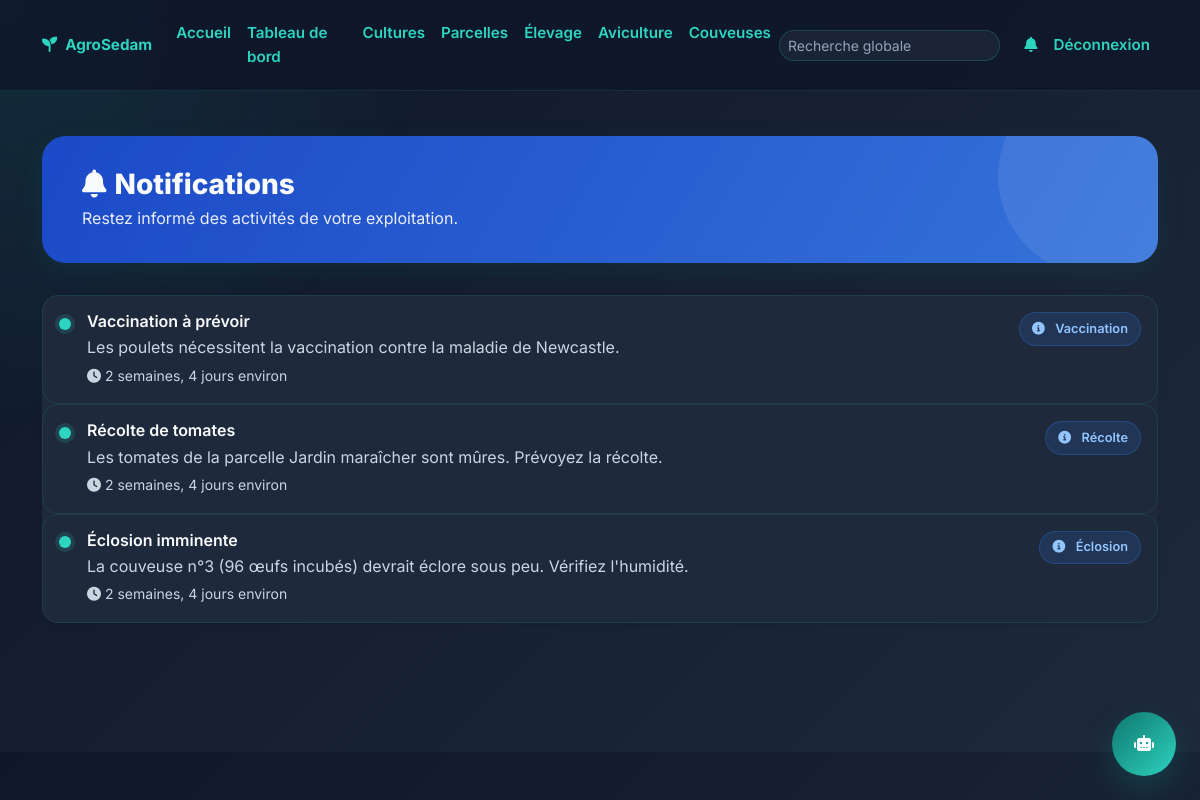
The app's page /notifications/ (signed in) with its own data.
### gestion/models.py (models this page shows, shortened)
class Notification(models.Model):
    TYPE_CHOICES = [
        ('vaccination', 'Vaccination'),
        ('harvest', 'Récolte'),
        ('hatching', 'Éclosion'),
        ('birth', 'Naissance'),
        ('disease', 'Maladie'),
    ]
    title = models.CharField(max_length=150)
    message = models.TextField()
    notification_type = models.CharField(max_length=20, choices=TYPE_CHOICES)
    is_read = models.BooleanField(default=False)
    created_at = models.DateTimeField(auto_now_add=True)
    class Meta:
        verbose_name = 'Notification'
        verbose_name_plural = 'Notifications'
        ordering = ['-created_at']

### gestion/views.py (the view)
# urls.py: path('notifications/', views.notifications_view, name='notifications'),
@login_required
def notifications_view(request):
    items = Notification.objects.all()
    return render(request, 'gestion/notifications.html', {'items': items})

### templates/gestion/notifications.html (shortened to what this page needs)
{% extends 'base.html' %}
{% load static %}
{% block content %}
<div class="container py-5 page-transition">
    <div class="section-header d-flex justify-content-between align-items-center flex-wrap gap-3 fade-in-up blue">
        <div>
            <h2 class="mb-1"><i class="fas fa-bell me-2"></i>Notifications</h2>
            <p>Restez informé des activités de votre exploitation.</p>
        </div>
    </div>
    <div class="row g-4 fade-in-up delay-1">
        <div class="col-12">
            <div class="card border-0 shadow-sm rounded-4">
                <div class="card-body p-0">
                    {% for item in items %}
                    <div class="activity-item border-bottom">
                        <div class="activity-dot"></div>
                        <div class="flex-grow-1">
                            <div class="d-flex justify-content-between align-items-start flex-wrap gap-2">
                                <div>
                                    <h6 class="mb-1 fw-semibold">{{ item.title }}</h6>
                                    <p class="mb-0 text-muted">{{ item.message }}</p>
                                </div>
                                <span class="status-badge info"><i class="fas fa-info-circle me-1"></i>{{ item.get_notification_type_display }}</span>
                            </div>
                            <small class="text-muted mt-1 d-block"><i class="fas fa-clock me-1"></i>{{ item.created_at|timesince }} environ</small>
                        </div>
                    </div>
                    {% empty %}
                    <div class="empty-state fade-in-up">
                        <i class="fas fa-bell text-blue"></i>
                        <h4>Aucune notification</h4>
                        <p>Vous n'avez pas encore de notifications. Elles apparaîtront ici.</p>
                    </div>
                    {% endfor %}
                </div>
            </div>
        </div>
    </div>
</div>
{% endblock %}

### static/css/style.css (style rules this page uses)
:root { --primary: #0f766e; --secondary: #115e59; --accent: #2dd4bf; --pastel: #5eead4; --beige: #F5F5DC; --white: #f8fafc; --soft: #1e293b; --text: #f1f5f9; --muted: #94a3b8; --teal: #0d9488; --teal-light: #2dd4bf; --orange: #f59e0b; --orange-light: #fbbf24; --blue: #3b82f6; --blue-light: #60a5fa; --purple: #8b5cf6; --purple-light: #a78bfa; --pink: #ec4899; --pink-light: #f472b6; --radius-sm: 12px; --radius-md: 20px; --radius-lg: 24px; --shadow-sm: 0 4px 14px rgba(0, 0, 0, .25); --shadow-md: 0 8px 24px rgba(15, 118, 110, .15); --shadow-lg: 0 16px 40px rgba(15, 118, 110, .25); --shadow-xl: 0 20px 50px rgba(0, 0, 0, .35); }
* { box-sizing: border-box; }
html { scroll-behavior: smooth; }
body { font-family: 'Inter', -apple-system, BlinkMacSystemFont, sans-serif; background: linear-gradient(135deg, #0f172a 0%, #1e293b 100%); color: var(--text); line-height: 1.6; overflow-x: hidden; }
body::before { content: ''; position: fixed; inset: 0; background: radial-gradient(circle at top left, rgba(45,212,191,.12), transparent 30%); pointer-events: none; z-index: -1; }
.card { transition: transform .3s ease, box-shadow .3s ease; border-radius: 1.2rem; border: 1px solid rgba(45, 212, 191, .08); background: #1e293b; }
.status-badge { display: inline-flex; align-items: center; gap: .4rem; padding: .35rem .75rem; border-radius: 999px; font-size: .8rem; font-weight: 600; border: 1px solid transparent; }
.status-badge.info { background: rgba(59, 130, 246, .15); color: #93c5fd; border-color: rgba(59, 130, 246, .25); }
.section-header { background: linear-gradient(120deg, rgba(15, 118, 110, .95), rgba(45, 212, 191, .85)); color: #fff; border-radius: var(--radius-lg); padding: 2rem 2.5rem; margin-bottom: 2rem; position: relative; overflow: hidden; box-shadow: var(--shadow-md); }
.section-header::after { content: ''; position: absolute; width: 200px; height: 200px; background: rgba(255, 255, 255, .08); border-radius: 50%; right: -40px; top: -60px; pointer-events: none; }
.section-header.blue { background: linear-gradient(120deg, rgba(29,78,216,.9), rgba(59,130,246,.85)); }
.section-header h2 { font-weight: 800; margin-bottom: .25rem; font-size: 1.75rem; position: relative; z-index: 1; }
.section-header p { color: rgba(255, 255, 255, .9); margin-bottom: 0; font-size: 1rem; position: relative; z-index: 1; }
.activity-item { display: flex; align-items: flex-start; gap: 1rem; padding: 1rem; border-radius: 16px; transition: all .25s ease; border: 1px solid transparent; color: var(--text); }
.activity-dot { width: 12px; height: 12px; border-radius: 50%; background: var(--accent); margin-top: .35rem; flex-shrink: 0; box-shadow: 0 0 0 4px rgba(45, 212, 191, .15); }
.fade-in-up { animation: fadeInUp .6s ease both; }
.delay-1 { animation-delay: .1s; }
.text-muted, .text-muted * { color: #cbd5e1 !important; }
small, .small { color: #cbd5e1; }
h1, h2, h3, h4, h5, h6 { color: #f8fafc; }
p, span, div { color: inherit; }
.border-top, .border-bottom, .border-start, .border-end { border-color: rgba(45, 212, 191, .12) !important; }
.page-transition { animation: fadeInUp .5s ease; }
body { padding-bottom: 2rem; }

### records on screen
Notification: title "Vaccination à prévoir", message "Les poulets nécessitent la vaccination contre la maladie de Newcastle.", notification_type "Vaccination", created_at "2 semaines, 4 jours"
Notification: title "Récolte de tomates", message "Les tomates de la parcelle Jardin maraîcher sont mûres. Prévoyez la récolte.", notification_type "Récolte", created_at "2 semaines, 4 jours"
Notification: title "Éclosion imminente", message "La couveuse n°3 (96 œufs incubés) devrait éclore sous peu. Vérifiez l'humidité.", notification_type "Éclosion", created_at "2 semaines, 4 jours"
